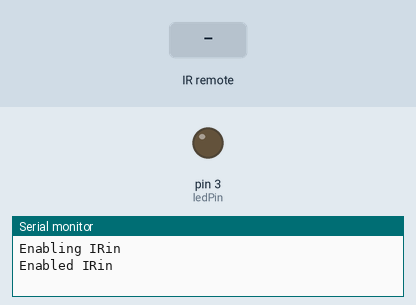
This sketch was run on a simulated Arduino Uno, built with avr-gcc and run on an emulated ATmega328P. On the bench: output pins drawn as LEDs (lit = HIGH), the last lines printed to the serial monitor. The test bench sets the inputs (shaded band).

Above: at 1.2 s.
1.3 s: infrared code 0x2BB3A279 received
At 1.7 s:
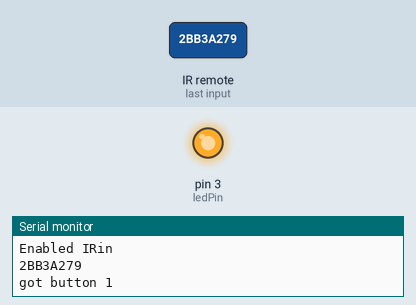
2.8 s: infrared code 0x32653C05 received
At 4.1 s:
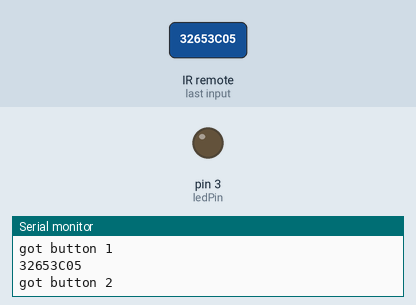
Timing chart, 0 to 5.8 s (numbered marks = the images above; inputs shaded):
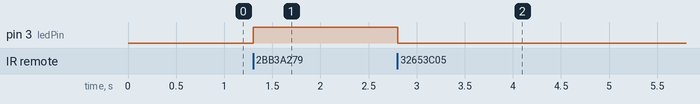

The sketch:

IR_recieve_LED_Lab.ino
```cpp
// (licence header left out)
#include <IRremote.h>

int RECV_PIN = 11;    //where you connect the IR receiver, connect wire to leftmost prong
// on IR reciever goes from left to right  Data pin --> ground --> power

IRrecv irrecv(RECV_PIN);
decode_results results;

int ledPin = 3;     //where you connect LED to pin 3

void setup()
{
  Serial.begin(9600);

  // In case the interrupt driver crashes on setup, give a clue
  // to the user what's going on.
  Serial.println("Enabling IRin");

  irrecv.enableIRIn(); // Start the receiver

  Serial.println("Enabled IRin");

   // output to toggle on/off with receieved and decoded messages
  pinMode(ledPin, OUTPUT);

}

void loop() {
  if (irrecv.decode(&results)) {
    Serial.println(results.value, HEX);

    //if the button press equals the hex value 0x....
    if (results.value == 0x2BB3A279)    //power Button
    {
      //do something useful here
      Serial.println("got button 1");
      //Serial.println(brightness);
      digitalWrite(ledPin, HIGH);

    } else if (results.value == 0x32653C05)     //search Button
    {
      Serial.println("got button 2");
      digitalWrite(ledPin, LOW);
    }

    irrecv.resume(); // Receive the next value
  }


  delay(100);
}


//HEX Values
//
//****Power Button
//    2BB3A279

//****Search Button
//    32653C05

//****Menu Button
//  DC0B4C27
```

Measured:
- after the input at 1.3 s, pin 3 (ledPin): LOW → HIGH at once
- after the input at 2.8 s, pin 3 (ledPin): HIGH → LOW at once
